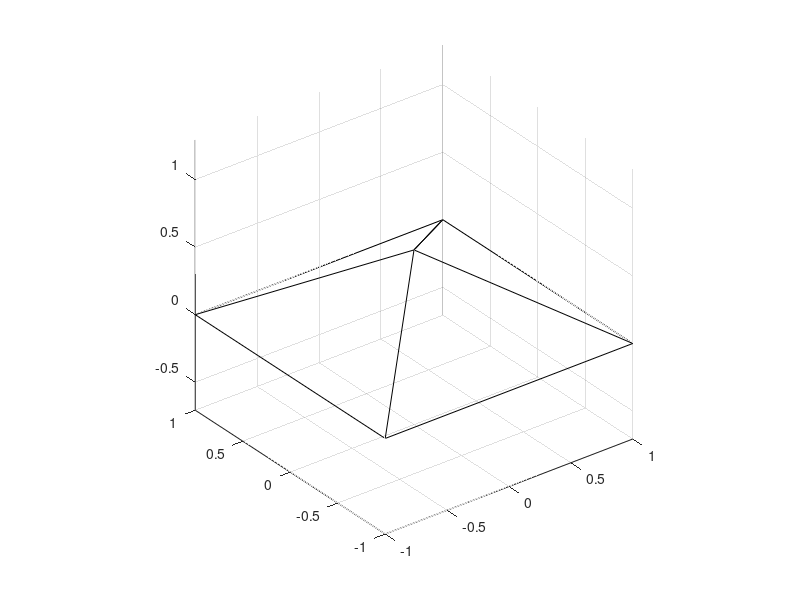

Here is the MATLAB script that generated this plot: (Note: this script raises an error after producing the figure.)
clc, clear
point = [0 2 3];
division = 4;
object.size = 5;

% t_returnTransformFromUnitGrid(point, division, object)

% function [] = t_returnTransformFromUnitGrid(point, division, object)
cla
point_unit = point ./ object.size;
    
%     
%     
%     R = 2;
%     [Y,Z] = meshgrid(-0.5:1/division:0.5);
%     X = sqrt(R.^2 - Z.^2 - Y.^2);
% %     Z(imag(Z) ~= 0) = 0;
%     mesh(X, Z, Y);
% %     [x, y, z] = sphere(division);
% %     x = 0.5 * x;
% %     y = 0.5 * y;
% %     z = 0.5 * z;
% %     x = x()
% %     surf(x,y,z)
[x, y, z] = sphere(division);               %# Makes a 21-by-21 point sphere
x = x(division:end,:);                %# Keep top 11 x points
y = y(division:end,:);                %# Keep top 11 y points
z = z(division:end,:);                %# Keep top 11 z points
z = z - z(1,1); % move to (x, y, 0)
r = 2;                          %# A radius value
a = gradient(z);
hs = surf(r.*x,r.*y,r.*z, 'AlphaData',a, 'FaceAlpha','flat',...
    'FaceColor','blue');      %# Plot the surface
% hs.AlphaData = 0.5;
% hs2 = surf(r.*x,r.*y,r.*z);      %# Plot the surface
direction = [0 0 1];            % Specify Direction
rotate(hs, direction, 180/division)       % Rotate The Object (Hemisphere) in ‘Direction’ By 90°
% rotate(hs2, direction, 45)       % Rotate The Object (Hemisphere) in ‘Direction’ By 90°
% rotate(hs2, [0 1 0], 90)       % Rotate The Object (Hemisphere) in ‘Direction’ By 90°
axis equal;                     %# Make the scaling on the x, y, and z axes equal
grid on
plane(division).vertices = [];
point_xy = [point_unit(3), point_unit(2), point_unit(1)]
XData = hs.XData;
YData = hs.YData;
ZData = hs.ZData;

%%
for i = 1:division
    i
%     j = mod(j, 4);
    plane(i).object_vertices.x = [0 XData(1, i), XData(1, i+1)];
    plane(i).object_vertices.y = [0 YData(1, i), YData(1, i+1)];
    plane(i).object_vertices.z = [ZData(2,i) ZData(1, i), ZData(1, i+1)];
    
    plane(i).triangle.x = [0 XData(1, i), XData(1, i+1)];
    plane(i).triangle.y = [0 YData(1, i), YData(1, i+1)];
    plane(i).triangle.z = [0 ZData(1, i), ZData(1, i+1)];
    [plane(i).normal, plane(i).centroid, plane(i).R] = computePlaneReturnR(plane(i));
    scatter3(plane(i).triangle.x, plane(i).triangle.y, plane(i).triangle.z, 'y', 'fill')
    plane(i).angle_sum = computeAngleSum(plane(i).triangle, point_xy); 
    plane(i).status = 0;
    if abs(plane(i).angle_sum - 2*pi) < 1e-5
        plane(i).status = 1;
        interior = point;
    end
end
% scatter3(plane(1).object_vertices.x, plane(1).object_vertices.y, plane(1).object_vertices.z, 'o')
% scatter3(plane(2).object_vertices.x, plane(2).object_vertices.y, plane(2).object_vertices.z, 'd')
% scatter3(plane(3).object_vertices.x, plane(3).object_vertices.y, plane(3).object_vertices.z, '*')
% scatter3(plane(4).object_vertices.x, plane(4).object_vertices.y, plane(4).object_vertices.z, 'x')

[select_angle, which_polygon] = min(abs([plane(:).angle_sum]- 2*pi))
% H = eye(4);
% H(1:3,1:3) = (plane(which_polygon).R)';
% new_point = H * makeColumn([point_unit 1]);
[new_point, ~, intersect] = findIntersectionOfPlaneAndLine(plane(which_polygon), ...
                                                            point_xy(1:3), point_xy + [0 0 1])
scatter3(new_point(1), new_point(2), new_point(3), 'r', 'fill')
scatter3(point_xy(1), point_xy(2), point_xy(3), 'g', 'fill')
disp("done")
% end